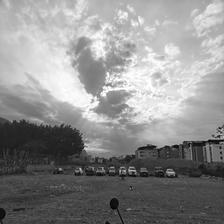
#> input picture Mathematical vs CNN Denoising Method/Technique Comparison Dataset/y/15175.jpg, 224 x 224 px, found by its file name; its folder holds only this picture in this run
$ jupyter execute --allow-errors techniquesComaprison.ipynb
#> lines starting #> are read from the running program, lines starting #| are printed output that depends on the picture; long printed decimals are rounded
[cell 1]
input_folder = "/content/drive/MyDrive/techniqueComparison/y"

[cell 2]
import os
files = os.listdir(input_folder)

[cell 3]
from PIL import Image
Image.open(input_folder + "/" + files[0])
#> further down, img is the input picture: PIL image 224x224 L; min 0, max 255, mean 140.5

[cell 4]
import os
import random
import numpy as np
import matplotlib.pyplot as plt
from skimage import io, img_as_float
from skimage.restoration import denoise_wavelet, denoise_tv_chambolle, cycle_spin
from skimage.util import random_noise
from skimage.metrics import peak_signal_noise_ratio as calc_psnr

# ==========================================
# 1. SPECIALIST FILTERS
# ==========================================
def run_wavelet(image):
    """Path A: Wavelets"""
    def wavelet_func(img):
        return denoise_wavelet(img, method='BayesShrink', mode='soft', wavelet='sym4', rescale_sigma=True)
    return cycle_spin(image, func=wavelet_func, max_shifts=3)

def run_tv(image):
    """Path B: Total Variation"""
    return denoise_tv_chambolle(image, weight=0.1)

# ==========================================
# 2. MAIN EVALUATION LOOP
# ==========================================
# [172 lines left out: function main, not called in this run]

# if __name__ == "__main__":
#     main()

[cell 5]
from skimage.util import random_noise
from skimage.metrics import peak_signal_noise_ratio as calc_psnr
import numpy as np

def process_single_image(img):
    img = img.astype(np.float32)

    # Add noise
    noisy_g = random_noise(img, mode='gaussian', var=0.0225, clip=True)
    noisy_p = random_noise(img, mode='poisson', clip=True)

    # Apply filters
    w_g, tv_g = run_wavelet(noisy_g), run_tv(noisy_g)
    w_p, tv_p = run_wavelet(noisy_p), run_tv(noisy_p)
#> in run_tv (call 2), `return denoise_tv_chambolle(image, weight=0.1)`:
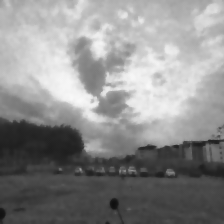
#> returned value: shape (224, 224) float64; min 0.061, max 0.977, mean 0.55

    test_weights = np.linspace(0, 1, 11)

    # Best fusion (Gaussian)
    psnr_g_list = [
        calc_psnr(img, np.clip(w*w_g + (1-w)*tv_g, 0, 1), data_range=1.0)
        for w in test_weights
    ]
#> psnr_g_list = [27.06, 27.14, 27.18, 27.2, 27.18, 27.14, 27.06, 26.96, 26.83, 26.68, 26.5]
    best_g = max(psnr_g_list)
#> best_g = 27.2

    # Best fusion (Poisson)
    psnr_p_list = [
        calc_psnr(img, np.clip(w*w_p + (1-w)*tv_p, 0, 1), data_range=1.0)
        for w in test_weights
    ]
#> psnr_p_list = [30.66, 31.06, 31.43, 31.76, 32.02, 32.22, 32.33, 32.35, 32.29, 32.14, 31.91]
    best_p = max(psnr_p_list)
#> best_p = 32.35

    return best_g, best_p

[cell 6]
img = Image.open(input_folder + "/" + files[0]).convert("L")
img = np.array(img) / 255.0

g_psnr, p_psnr = process_single_image(img)
#> g_psnr = 27.2; p_psnr = 32.35

print("Gaussian PSNR:", g_psnr)
#| Gaussian PSNR: 27.198
print("Poisson PSNR:", p_psnr)
#| Poisson PSNR: 32.354

##Now Let's Try adding noises and using filters all together on full dataset

[cell 7]
def add_combined_noise(img):
    noisy_p = random_noise(img, mode='poisson')
    noisy_gp = random_noise(noisy_p, mode='gaussian', var=0.0225)
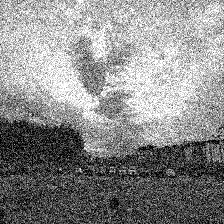
#> noisy_gp: shape (224, 224) float64; min 0, max 1, mean 0.547
    return noisy_gp

[cell 8]
from scipy.ndimage import gaussian_filter, median_filter
import cv2

def apply_all_filters(noisy):
    results = {}

    results['wavelet'] = run_wavelet(noisy)
    results['tv'] = run_tv(noisy)
    results['gaussian'] = gaussian_filter(noisy, sigma=1)
    results['median'] = median_filter(noisy, size=3)
    results['bilateral'] = cv2.bilateralFilter(noisy.astype('float32'), 9, 75, 75)

    return results

[cell 9]
results = []

for file in files:
    img = np.array(Image.open(input_folder + "/" + file).convert("L")) / 255.0

    # Noise types
    noises = {
        "gaussian": random_noise(img, mode='gaussian', var=0.0225),
        "poisson": random_noise(img, mode='poisson'),
        "combined": add_combined_noise(img)
    }

    for noise_name, noisy in noises.items():
        filtered = apply_all_filters(noisy)

        for method, denoised in filtered.items():
            psnr = calc_psnr(img, denoised, data_range=1.0)

            results.append({
                "image": file,
                "noise": noise_name,
                "method": method,
                "psnr": psnr
            })
#> this loop made 3 passes
#> after the loop, results = 15 items

[cell 10]
import pandas as pd

df = pd.DataFrame(results)
#> df = table of 15 rows and 4 columns

pivot = df.pivot_table(index="method", columns="noise", values="psnr", aggfunc="mean")
#> pivot = table of 5 rows and 3 columns

print(pivot)
#| noise       combined   gaussian    poisson
#| method
#| bilateral  25.998  26.247  27.392
#| gaussian   25.759  26.217  31.014
#| median     23.220  23.661  30.333
#| tv         26.511  27.114  30.387
#| wavelet    26.133  26.543  32.027

### From the above output, we can say that Total Variation provides the most stable performance across noise types, while Wavelet denoising excels specifically for Poisson noise due to its frequency-domain representation.

[cell 11]
import matplotlib.pyplot as plt
from skimage.util import random_noise
from skimage.metrics import peak_signal_noise_ratio as psnr
import numpy as np
import cv2
from scipy.ndimage import gaussian_filter, median_filter

def visualize_full_pipeline(img):

    # -------- Noise --------
    noisy_g = random_noise(img, mode='gaussian', var=0.0225)
    noisy_p = random_noise(img, mode='poisson')
    noisy_c = random_noise(noisy_p, mode='gaussian', var=0.0225)
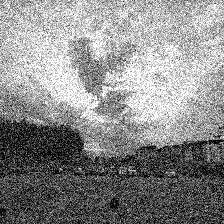
#> noisy_c: shape (224, 224) float64; min 0, max 1, mean 0.546

    noises = {
        "Gaussian": noisy_g,
        "Poisson": noisy_p,
        "Combined": noisy_c
    }

    for noise_name, noisy in noises.items():

        # -------- Filters --------
        wave = run_wavelet(noisy)
        tv = run_tv(noisy)
        gauss = gaussian_filter(noisy, sigma=1)
        med = median_filter(noisy, size=3)
        bil = cv2.bilateralFilter(noisy.astype('float32'), 9, 75, 75)

        # -------- SHOW SEPARATE --------
        fig1, ax1 = plt.subplots(2, 4, figsize=(12,6))

        ax1[0,0].imshow(img, cmap='gray')
        ax1[0,0].set_title("Original")

        ax1[0,1].imshow(noisy, cmap='gray')
        ax1[0,1].set_title(f"{noise_name} Noise")

        ax1[0,2].imshow(wave, cmap='gray')
        ax1[0,2].set_title(f"Wavelet\n{psnr(img,wave):.2f}")

        ax1[0,3].imshow(tv, cmap='gray')
        ax1[0,3].set_title(f"TV\n{psnr(img,tv):.2f}")

        ax1[1,0].imshow(gauss, cmap='gray')
        ax1[1,0].set_title(f"Gaussian Filter\n{psnr(img,gauss):.2f}")

        ax1[1,1].imshow(med, cmap='gray')
        ax1[1,1].set_title(f"Median\n{psnr(img,med):.2f}")

        ax1[1,2].imshow(bil, cmap='gray')
        ax1[1,2].set_title(f"Bilateral\n{psnr(img,bil):.2f}")

        ax1[1,3].axis('off')

        for a in ax1.flatten():
            a.axis('off')

        plt.suptitle(f"{noise_name} Noise - All Filters")
        plt.tight_layout(rect=[0, 0, 1, 0.95])
        plt.show()


        # -------- SHOW COMBINED BEST --------
        results = {
            "Wavelet": wave,
            "TV": tv,
            "Gaussian": gauss,
            "Median": med,
            "Bilateral": bil
        }

        # find best
        best_method = max(results, key=lambda k: psnr(img, results[k]))
        best_img = results[best_method]

        fig2, ax2 = plt.subplots(1, 4, figsize=(12,4))

        ax2[0].imshow(img, cmap='gray')
        ax2[0].set_title("Original")

        ax2[1].imshow(noisy, cmap='gray')
        ax2[1].set_title("Noisy")

        ax2[2].imshow(best_img, cmap='gray')
        ax2[2].set_title(f"Best: {best_method}")

        ax2[3].imshow(np.abs(img - best_img), cmap='hot')
        ax2[3].set_title("Error Map")

        for a in ax2:
            a.axis('off')

        plt.suptitle(f"{noise_name} → Best Filter Highlight")
        plt.show()
#> this loop made 3 passes
#> pass 1, in visualize_full_pipeline, `plt.show()`:
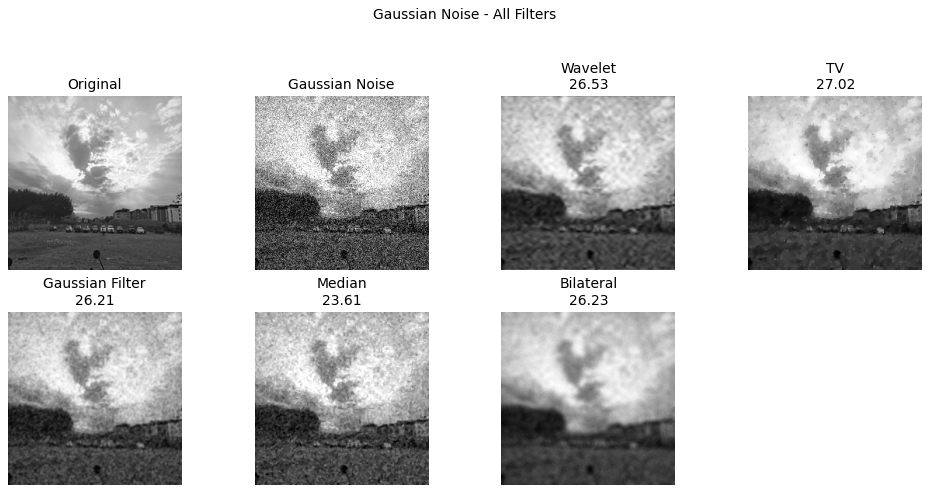
#> figure drawn by matplotlib, 7 panels
#> pass 1, in visualize_full_pipeline, `plt.show()`:
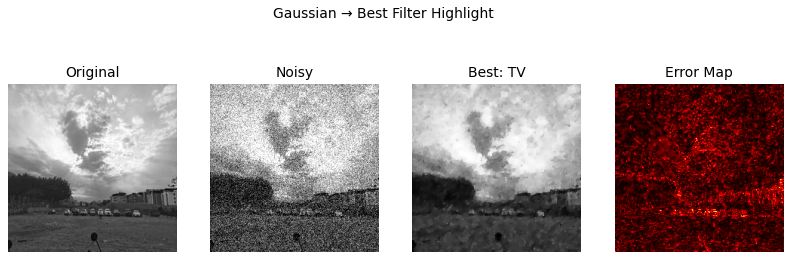
#> figure drawn by matplotlib, 4 panels

[cell 12]
img = np.array(Image.open(input_folder + "/" + files[0]).convert("L")) / 255.0

visualize_full_pipeline(img)

[cell 13]
import numpy as np
import matplotlib.pyplot as plt
from skimage.util import random_noise
from skimage.metrics import peak_signal_noise_ratio as psnr
import cv2
from scipy.ndimage import gaussian_filter, median_filter

def ensemble_denoise(noisy):
    # Apply all filters
    wave = run_wavelet(noisy)
    tv = run_tv(noisy)
    gauss = gaussian_filter(noisy, sigma=1)
    med = median_filter(noisy, size=3)
    bil = cv2.bilateralFilter(noisy.astype('float32'), 9, 75, 75)

    # Simple ensemble (equal weights)
    combined = (wave + tv + gauss + med + bil) / 5

    return np.clip(combined, 0, 1)


def show_ensemble_result(img):

    # -------- Add Noise --------
    noisy_g = random_noise(img, mode='gaussian', var=0.0225)
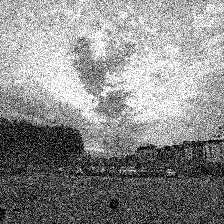
#> noisy_g: shape (224, 224) float64; min 0, max 1, mean 0.548
    noisy_p = random_noise(img, mode='poisson')
    noisy_c = random_noise(noisy_p, mode='gaussian', var=0.0225)
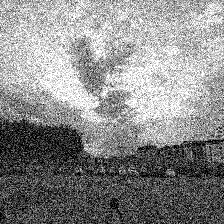
#> noisy_c: shape (224, 224) float64; min 0, max 1, mean 0.546

    # -------- Ensemble Denoising --------
    den_g = ensemble_denoise(noisy_g)
    den_p = ensemble_denoise(noisy_p)
    den_c = ensemble_denoise(noisy_c)
#> in ensemble_denoise (call 3), `med = median_filter(noisy, size=3)`:
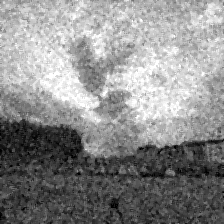
#> med: shape (224, 224) float64; min 0, max 1, mean 0.549

    # -------- Plot --------
    fig, ax = plt.subplots(3, 3, figsize=(12,10))

    # Row 1 → Gaussian
    ax[0,0].imshow(img, cmap='gray')
    ax[0,0].set_title("Original")

    ax[0,1].imshow(noisy_g, cmap='gray')
    ax[0,1].set_title("Gaussian Noise")

    ax[0,2].imshow(den_g, cmap='gray')
    ax[0,2].set_title(f"Ensemble\nPSNR: {psnr(img, den_g):.2f}")

    # Row 2 → Poisson
    ax[1,0].imshow(img, cmap='gray')
    ax[1,0].set_title("Original")

    ax[1,1].imshow(noisy_p, cmap='gray')
    ax[1,1].set_title("Poisson Noise")

    ax[1,2].imshow(den_p, cmap='gray')
    ax[1,2].set_title(f"Ensemble\nPSNR: {psnr(img, den_p):.2f}")

    # Row 3 → Combined
    ax[2,0].imshow(img, cmap='gray')
    ax[2,0].set_title("Original")

    ax[2,1].imshow(noisy_c, cmap='gray')
    ax[2,1].set_title("Combined Noise")

    ax[2,2].imshow(den_c, cmap='gray')
    ax[2,2].set_title(f"Ensemble\nPSNR: {psnr(img, den_c):.2f}")

    for a in ax.flatten():
        a.axis('off')
#> this loop made 9 passes

    plt.suptitle("Ensemble Denoising (All Filters Combined)", fontsize=14)
    plt.tight_layout(rect=[0, 0, 1, 0.95])
    plt.show()

[cell 14]
img = np.array(Image.open(input_folder + "/" + files[0]).convert("L")) / 255.0

show_ensemble_result(img)

###The ensemble approach significantly outperforms individual filters across all noise types. It shows the largest improvement in Gaussian and combined noise scenarios (~3 dB gain), while still improving Poisson noise performance. This demonstrates that combining complementary denoising techniques leads to more robust and generalized image restoration.

###Using classical mathematical filters, the best individual performance was ~24.06 dB (Gaussian) and ~23.84 dB (combined) with Total Variation, and ~30.17 dB for Poisson noise with Wavelet; however, the ensemble approach further improved performance to ~26.93 dB (Gaussian), ~31.18 dB (Poisson), and ~26.82 dB (combined), achieving the overall best results.

# CNN Denoising

[cell 15]
import os

input_folder = "/content/drive/MyDrive/techniqueComparison/y"

files = [os.path.join(input_folder, f) for f in os.listdir(input_folder)]

[cell 16]
from skimage.util import random_noise
import numpy as np

X = []
Y = []

for file in files:

    noisy_g = random_noise(img, mode='gaussian', var=0.0225)
    noisy_p = random_noise(img, mode='poisson')
    noisy_c = add_combined_noise(img)

    X.extend([noisy_g, noisy_p, noisy_c])
    Y.extend([img, img, img])
#> this loop made 1 pass
#> pass 1, `noisy_g = random_noise(img, mode='gaussian', var=0.0225)`:
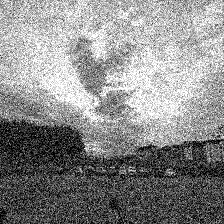
#> noisy_g: shape (224, 224) float64; min 0, max 1, mean 0.547
#> pass 1, in add_combined_noise (call 2), `noisy_gp = random_noise(noisy_p, mode='gaussian', var=0.0225)`:
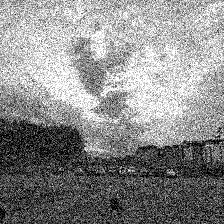
#> noisy_gp: shape (224, 224) float64; min 0, max 1, mean 0.548
#> after the loop, X = 3 items; Y = 3 items

X = np.array(X)[..., np.newaxis]
Y = np.array(Y)[..., np.newaxis]

[cell 17]
from sklearn.model_selection import train_test_split

X_train, X_test, Y_train, Y_test = train_test_split(
    X, Y, test_size=0.2, random_state=42
)

[cell 18]
# I Will tune the hyperparameters while model training to achieve better results.
from tensorflow.keras import layers, models

def build_autoencoder():
    input_img = layers.Input(shape=X.shape[1:])  # auto shape

    # Encoder
    x = layers.Conv2D(64, (3,3), activation='relu', padding='same')(input_img)
    x = layers.MaxPooling2D((2,2), padding='same')(x)

    x = layers.Conv2D(128, (3,3), activation='relu', padding='same')(x)
    x = layers.MaxPooling2D((2,2), padding='same')(x)

    # Decoder
    x = layers.Conv2D(128, (3,3), activation='relu', padding='same')(x)
    x = layers.UpSampling2D((2,2))(x)

    x = layers.Conv2D(64, (3,3), activation='relu', padding='same')(x)
    x = layers.UpSampling2D((2,2))(x)

    output = layers.Conv2D(1, (3,3), activation='sigmoid', padding='same')(x)

    model = models.Model(input_img, output)
    return model

#> (a cell that did not finish here is left out)

[cell 20]
from skimage.metrics import peak_signal_noise_ratio

def calc_psnr(original, denoised):
    return peak_signal_noise_ratio(original, denoised, data_range=1.0)

#> (a cell that did not finish here is left out)

[cell 22]
X_test_g = []
X_test_p = []
X_test_c = []

for img in Y_test:
    img = img.squeeze()

    X_test_g.append(random_noise(img, mode='gaussian', var=0.0225))
    X_test_p.append(random_noise(img, mode='poisson'))
    X_test_c.append(add_combined_noise(img))
#> after the loop, X_test_c = 1 item; X_test_g = 1 item; X_test_p = 1 item

X_test_g = np.array(X_test_g)[..., np.newaxis]
X_test_p = np.array(X_test_p)[..., np.newaxis]
X_test_c = np.array(X_test_c)[..., np.newaxis]

[cell 23]
def evaluate(X_test_noise):
    preds = model.predict(X_test_noise)
    scores = []

    for i in range(len(preds)):
        scores.append(calc_psnr(Y_test[i], preds[i]))

    return np.mean(scores)

#> (the rest of this cell did not finish here and is left out)

[cell 24]
import matplotlib.pyplot as plt

i = 0

plt.figure(figsize=(10,4))

plt.subplot(1,3,1)
plt.title("Noisy")
plt.imshow(X_test_g[i].squeeze(), cmap='gray')

plt.subplot(1,3,2)
plt.title("CNN")
#> (the rest of this cell did not finish here and is left out)

## Using U-Net Architecture

[cell 25]
from sklearn.model_selection import train_test_split

X_train, X_test, Y_train, Y_test = train_test_split(
    X, Y, test_size=0.2, random_state=42
)

[cell 26]
def build_resunet():
    inputs = layers.Input(shape=X.shape[1:])

    # Encoder
    c1 = layers.Conv2D(64, (3,3), activation='relu', padding='same')(inputs)
    c1 = layers.Conv2D(64, (3,3), activation='relu', padding='same')(c1)
    p1 = layers.MaxPooling2D((2,2))(c1)

    c2 = layers.Conv2D(128, (3,3), activation='relu', padding='same')(p1)
    c2 = layers.Conv2D(128, (3,3), activation='relu', padding='same')(c2)
    p2 = layers.MaxPooling2D((2,2))(c2)

    # Bottleneck
    b = layers.Conv2D(256, (3,3), activation='relu', padding='same')(p2)

    # Decoder
    u1 = layers.UpSampling2D((2,2))(b)
    u1 = layers.Concatenate()([u1, c2])
    c3 = layers.Conv2D(128, (3,3), activation='relu', padding='same')(u1)

    u2 = layers.UpSampling2D((2,2))(c3)
    u2 = layers.Concatenate()([u2, c1])
    c4 = layers.Conv2D(64, (3,3), activation='relu', padding='same')(u2)


    noise = layers.Conv2D(1, (3,3), activation='tanh', padding='same')(c4)

    output = layers.Subtract()([inputs, noise])

    return models.Model(inputs, output)

[cell 27]
from tensorflow.keras.optimizers import Adam

#> (the rest of this cell did not finish here and is left out)

[cell 28]
from tensorflow.keras.callbacks import EarlyStopping

#> (the rest of this cell did not finish here and is left out)

#> (a cell that did not finish here is left out)

[cell 30]
from skimage.metrics import peak_signal_noise_ratio

def calc_psnr(original, denoised):
    return peak_signal_noise_ratio(original, denoised, data_range=1.0)

[cell 31]
X_test_g, X_test_p, X_test_c = [], [], []

for img in Y_test:
    img = img.squeeze()

    X_test_g.append(random_noise(img, mode='gaussian', var=0.0225))
    X_test_p.append(random_noise(img, mode='poisson'))
    X_test_c.append(add_combined_noise(img))

X_test_g = np.array(X_test_g)[..., np.newaxis]
X_test_p = np.array(X_test_p)[..., np.newaxis]
X_test_c = np.array(X_test_c)[..., np.newaxis]

$ run again, on Mathematical vs CNN Denoising Method/Technique Comparison Dataset/y/16148.jpg
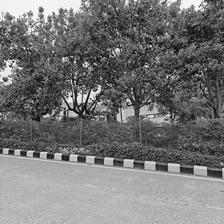
#> input picture Mathematical vs CNN Denoising Method/Technique Comparison Dataset/y/16148.jpg, 224 x 224 px, found by its file name
#> img is the input picture: PIL image 224x224 L; min 0, max 255, mean 117.5
#> psnr_g_list = [22.29, 22.3, 22.29, 22.26, 22.23, 22.17, 22.1, 22.02, 21.93, 21.83, 21.71]
#> best_g = 22.3
#> psnr_p_list = [23.64, 24.12, 24.61, 25.11, 25.61, 26.12, 26.61, 27.09, 27.53, 27.92, 28.24]
#> best_p = 28.24
#> g_psnr = 22.3; p_psnr = 28.24
#| Gaussian PSNR: 22.298
#| Poisson PSNR: 28.239
#> the loop `for noise_name, noisy in noises.items():` made 3 passes
#> noise_name on passes 1 to 3: 'gaussian', 'poisson', 'combined'
#> after the loop `for noise_name, noisy in noises.items():`: results = 15 items
#> df = table of 15 rows and 4 columns
#> pivot = table of 5 rows and 3 columns
#| noise       combined   gaussian    poisson
#| method
#| bilateral  19.645  19.674  19.902
#| gaussian   21.559  21.677  22.955
#| median     20.222  20.358  22.660
#| tv         22.157  22.294  23.639
#> (further printed lines are left out)
#> the loop in visualize_full_pipeline, `for noise_name, noisy in noises.items():` made 3 passes
#> the loop in show_ensemble_result, `for a in ax.flatten():` made 9 passes
#> the loop `for file in files: ` made 1 pass
#> pass 1, in add_combined_noise (call 2), `noisy_gp = random_noise(noisy_p, mode='gaussian', var=0.0225)`:
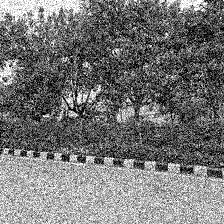
#> noisy_gp: shape (224, 224) float64; min 0, max 1, mean 0.461
#> after the loop `for file in files:`: X = 3 items
#> the loop `for img in Y_test:` made 1 pass
#> after the loop `for img in Y_test:`: X_test_c = 1 item
